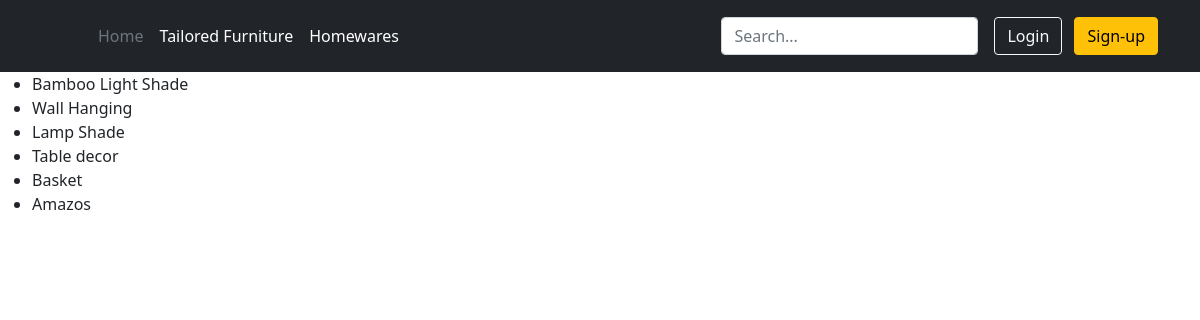
/products/, run on an earlier commit of the app's database.
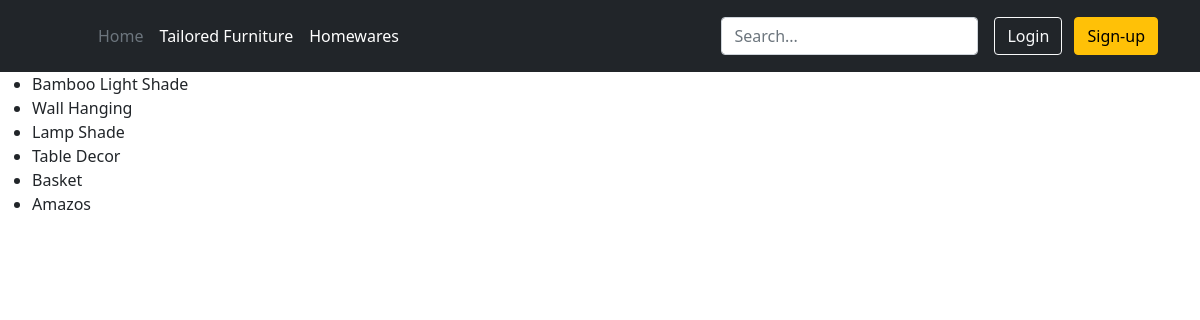
And on a later commit of the database.
### products/models.py (models this page shows, shortened)
class Product(models.Model):
    title = models.CharField(max_length=200)
    description = models.TextField(blank=True)
    image = models.ImageField(upload_to='images/')
    price = models.DecimalField(max_digits=6, decimal_places=2)
    category = models.ForeignKey(Category, related_name='product', on_delete=models.CASCADE)
    slug = models.SlugField(max_length=255)
    in_stock = models.BooleanField(default=True)
    is_active = models.BooleanField(default=True)
    created = models.DateTimeField(auto_now_add=True)
    updated = models.DateTimeField(auto_now=True)
    class Meta:
        verbose_name_plural = 'Products'
        ordering = ('-created',)

### storeAnada/views.py (the view)
# urls.py: path('products/', storeAnada.views.ProductListView.as_view(), name='product-list'),
class ProductListView(ListView):
    template_name = "products/product_list.html"
    model = Product

### templates/products/product_list.html (shortened to what this page needs)
{% extends "base.html" %}
{% load static %}
{% block content %}
    <ul>
    {% for product in object_list %}
        <li>
            {{ product.title }}
        </li>
    {% endfor %}
    </ul>
{% endblock %}

What changed in the data, as far as the page shows it:
changed Product: title "Table decor" → "Table Decor"
